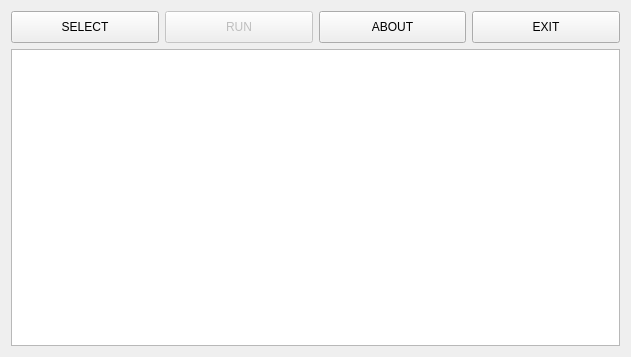
<?xml version="1.0" encoding="UTF-8"?>
<ui version="4.0">
 <class>MainWindow</class>
 <widget class="QMainWindow" name="MainWindow">
  <property name="geometry">
   <rect>
    <x>0</x>
    <y>0</y>
    <width>631</width>
    <height>357</height>
   </rect>
  </property>
  <property name="windowTitle">
   <string>VKAudioSync</string>
  </property>
  <widget class="QWidget" name="centralWidget">
   <layout class="QVBoxLayout" name="verticalLayout_2">
    <item>
     <layout class="QVBoxLayout" name="verticalLayout">
      <item>
       <layout class="QHBoxLayout" name="horizontalLayout">
        <item>
         <widget class="QPushButton" name="dirBtn">
          <property name="minimumSize">
           <size>
            <width>0</width>
            <height>32</height>
           </size>
          </property>
          <property name="text">
           <string>SELECT</string>
          </property>
         </widget>
        </item>
        <item>
         <widget class="QPushButton" name="synchBtn">
          <property name="enabled">
           <bool>false</bool>
          </property>
          <property name="minimumSize">
           <size>
            <width>0</width>
            <height>32</height>
           </size>
          </property>
          <property name="text">
           <string>RUN</string>
          </property>
         </widget>
        </item>
        <item>
         <widget class="QPushButton" name="pushButton">
          <property name="sizePolicy">
           <sizepolicy hsizetype="Minimum" vsizetype="Maximum">
            <horstretch>0</horstretch>
            <verstretch>0</verstretch>
           </sizepolicy>
          </property>
          <property name="minimumSize">
           <size>
            <width>0</width>
            <height>32</height>
           </size>
          </property>
          <property name="text">
           <string>ABOUT</string>
          </property>
          <property name="checkable">
           <bool>false</bool>
          </property>
         </widget>
        </item>
        <item>
         <widget class="QPushButton" name="exitBtn">
          <property name="sizePolicy">
           <sizepolicy hsizetype="Minimum" vsizetype="Maximum">
            <horstretch>0</horstretch>
            <verstretch>0</verstretch>
           </sizepolicy>
          </property>
          <property name="minimumSize">
           <size>
            <width>0</width>
            <height>32</height>
           </size>
          </property>
          <property name="text">
           <string>EXIT</string>
          </property>
         </widget>
        </item>
       </layout>
      </item>
      <item>
       <widget class="QListView" name="listView"/>
      </item>
     </layout>
    </item>
   </layout>
  </widget>
 </widget>
 <layoutdefault spacing="6" margin="11"/>
 <resources/>
 <connections>
  <connection>
   <sender>exitBtn</sender>
   <signal>clicked()</signal>
   <receiver>MainWindow</receiver>
   <slot>close()</slot>
   <hints>
    <hint type="sourcelabel">
     <x>522</x>
     <y>29</y>
    </hint>
    <hint type="destinationlabel">
     <x>315</x>
     <y>178</y>
    </hint>
   </hints>
  </connection>
 </connections>
</ui>
